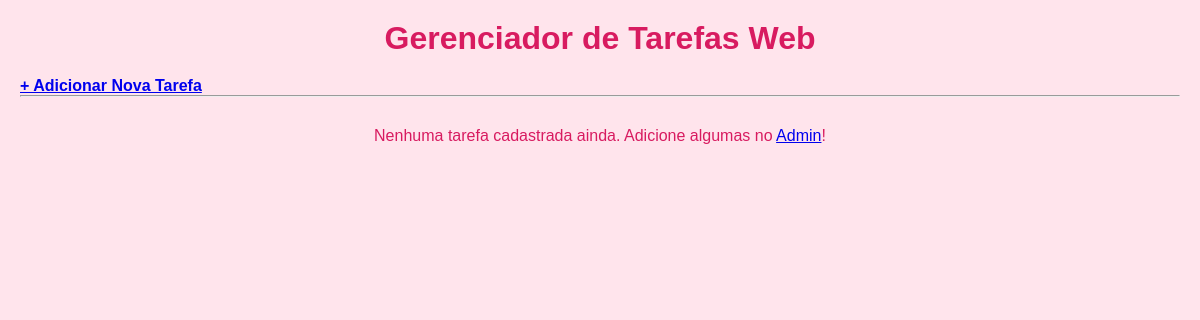
The page /tarefas/ on the database as committed earlier.
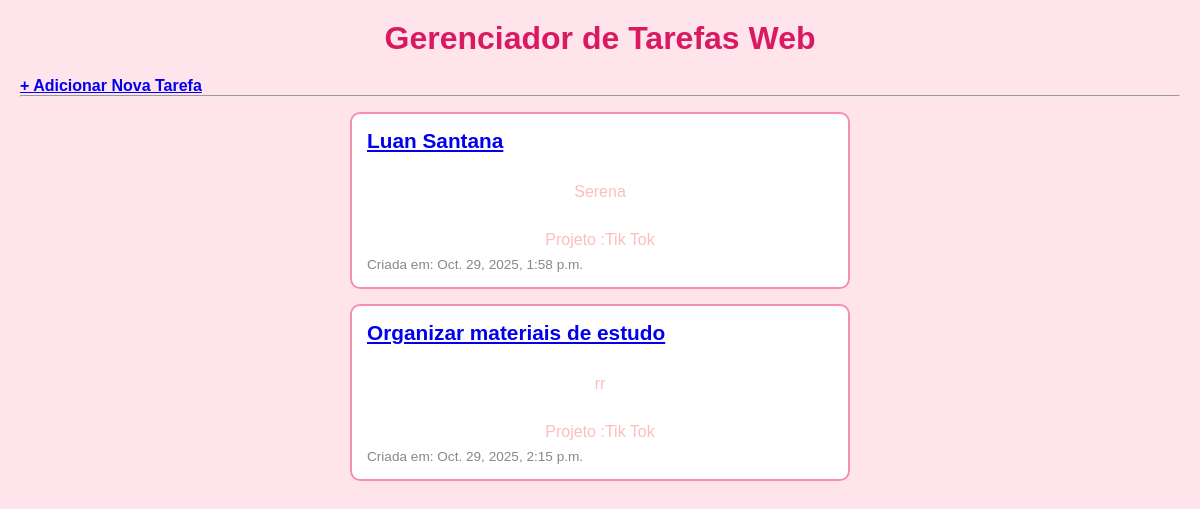
The same page on the database as committed later.
### tarefas/models.py (models this page shows, shortened)
class Tarefa(models.Model):
    titulo = models.CharField(max_length = 200)
    descricao = models.TextField(blank = True, null = True)
    data_criacao = models.DateTimeField(auto_now_add = True)
    concluida = models.BooleanField(default = False)
    projeto = models.ForeignKey(Projeto, on_delete = models.CASCADE, null = True, blank = True)

### projetos/models.py (models this page shows, shortened)
class Projeto(models.Model):
    nome = models.CharField(max_length=200)
    descricao = models.TextField(blank = True,null = True)
    data_criacao = models.DateTimeField(auto_now_add = True)

### tarefas/views.py (the view)
def listar_tarefas(request):
    tarefas_salvas = Tarefa.objects.all()
    contexto = {
        'minhas_tarefas': tarefas_salvas
    }
    return render(request, 'tarefas/lista.html', contexto)

### tarefas/templates/tarefas/lista.html (shortened to what this page needs)
<!DOCTYPE html>
<html lang="pt-br">
<head>
    {% load static %}
    <link rel="stylesheet" href="{% static 'lista/lista.css' %}">
</head>
<body>
    <h1>Gerenciador de Tarefas Web</h1>
    <a href="{% url 'adicionar_tarefa' %}"><strong>+ Adicionar Nova Tarefa</strong></a>
    <hr>
    {% for tarefa in minhas_tarefas %}
        <div class="tarefa {% if tarefa.concluida %}concluida{% endif %}">
            <h2><a href="{% url 'detalhe_tarefa' tarefa.id %}">{{ tarefa.titulo }}</a></h2>
            <p>{{ tarefa.descricao }}</p>
            <p>Projeto :{{tarefa.projeto.nome}}</p>
            <small>Criada em: {{ tarefa.data_criacao }}</small>
        </div>
    {% empty %}
        <p>Nenhuma tarefa cadastrada ainda. Adicione algumas no <a href="/admin/">Admin</a>!</p>
    {% endfor %}
</body>
</html>

Rows that differ between the two databases and show on the page:
added Tarefa: titulo "Luan Santana", descricao "Serena", projeto.nome "Tik Tok", data_criacao "Oct. 29, 2025, 1:58 p.m."
added Tarefa: titulo "Organizar materiais de estudo", descricao "rr", projeto.nome "Tik Tok", data_criacao "Oct. 29, 2025, 2:15 p.m."
Other text that changed with them:
text no longer shown: "Nenhuma tarefa cadastrada ainda. Adicione algumas no Admin !"
